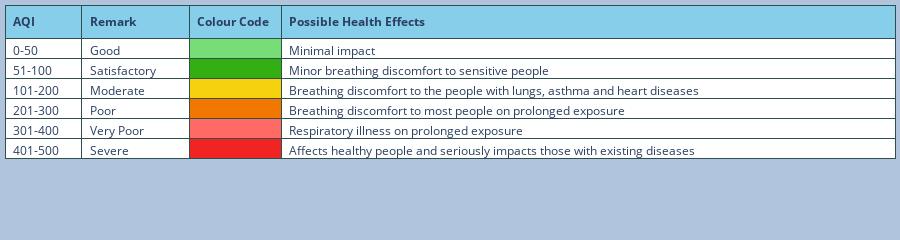

Notebook cell for this chart:
### Code cell
fig = go.Figure(data=[go.Table(
    columnorder = [1,2,3,4],
    columnwidth = [50,70,60,400],
    
    header=dict(values=['<b>AQI</b>', '<b>Remark</b>','<b>Colour Code</b>','<b>Possible Health Effects</b>'],
                line_color='darkslategray',
                fill_color='skyblue',
                align='left'),
    cells=dict(values=[['0-50','51-100','101-200','201-300','301-400','401-500'],
                       ['Good','Satisfactory','Moderate','Poor','Very Poor','Severe'],
                       ['','','','','',''],
                       ['Minimal impact','Minor breathing discomfort to sensitive people',\
                       'Breathing discomfort to the people with lungs, asthma and heart diseases',\
                       'Breathing discomfort to most people on prolonged exposure',\
                       'Respiratory illness on prolonged exposure','Affects healthy people and seriously impacts those with existing diseases']],
               line_color='darkslategray',
               fill_color=['rgb(255,255,255)',
                           'rgb(255,255,255)',
                            [color for color in colorscale],
                           'rgb(255,255,255)'],
               align='left'))
])

fig.update_layout(height=180,paper_bgcolor='LightSteelBlue',margin=dict(l=5,r=5,t=5,b=5))
fig.show()

### Figure 1 — Plotly figure (JSON) as saved in the notebook; plotly's stock layout.template omitted (floating-point values rounded to 4 significant figures)
{"data": [{"cells": {"align": "left", "fill": {"color": ["rgb(255,255,255)", "rgb(255,255,255)", ["#77DD77", "#33AF13", "#F6D20E", "#F17700", "#FE6B64", "#F12424"], "rgb(255,255,255)"]}, "line": {"color": "darkslategray"}, "values": [["0-50", "51-100", "101-200", "201-300", "301-400", "401-500"], ["Good", "Satisfactory", "Moderate", "Poor", "Very Poor", "Severe"], ["", "", "", "", "", ""], ["Minimal impact", "Minor breathing discomfort to sensitive people", "Breathing discomfort to the people with lungs, asthma and heart diseases", "Breathing discomfort to most people on prolonged exposure", "Respiratory illness on prolonged exposure", "Affects healthy people and seriously impacts those with existing diseases"]]}, "columnorder": [1, 2, 3, 4], "columnwidth": [50, 70, 60, 400], "header": {"align": "left", "fill": {"color": "skyblue"}, "line": {"color": "darkslategray"}, "values": ["<b>AQI</b>", "<b>Remark</b>", "<b>Colour Code</b>", "<b>Possible Health Effects</b>"]}, "type": "table"}], "layout": {"height": 180, "margin": {"b": 5, "l": 5, "r": 5, "t": 5}, "paper_bgcolor": "LightSteelBlue"}}
